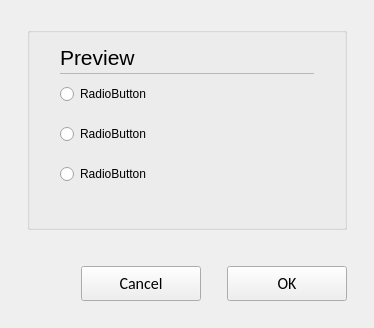
<?xml version="1.0" encoding="UTF-8"?>
<ui version="4.0">
 <class>C_SdNdeDbAdd</class>
 <widget class="QWidget" name="C_SdNdeDbAdd">
  <property name="geometry">
   <rect>
    <x>0</x>
    <y>0</y>
    <width>374</width>
    <height>328</height>
   </rect>
  </property>
  <property name="windowTitle">
   <string>Form</string>
  </property>
  <layout class="QVBoxLayout" name="verticalLayout">
   <property name="leftMargin">
    <number>27</number>
   </property>
   <property name="topMargin">
    <number>27</number>
   </property>
   <property name="rightMargin">
    <number>27</number>
   </property>
   <property name="bottomMargin">
    <number>0</number>
   </property>
   <item>
    <widget class="stw_opensyde_gui_elements::C_OgeGbx" name="pc_GroupBoxGeneral_3">
     <property name="title">
      <string/>
     </property>
     <layout class="QVBoxLayout" name="verticalLayout_4" stretch="0,0,0,0,0,1">
      <property name="spacing">
       <number>0</number>
      </property>
      <property name="leftMargin">
       <number>30</number>
      </property>
      <property name="rightMargin">
       <number>30</number>
      </property>
      <property name="bottomMargin">
       <number>13</number>
      </property>
      <item>
       <layout class="QHBoxLayout" name="horizontalLayout_5" stretch="0,1">
        <property name="spacing">
         <number>6</number>
        </property>
        <item>
         <widget class="stw_opensyde_gui_elements::C_OgeLabHeadingGroupBold" name="pc_LabelHeading">
          <property name="minimumSize">
           <size>
            <width>0</width>
            <height>30</height>
           </size>
          </property>
          <property name="maximumSize">
           <size>
            <width>16777215</width>
            <height>30</height>
           </size>
          </property>
          <property name="font">
           <font>
            <family>Segoe UI</family>
            <pointsize>16</pointsize>
           </font>
          </property>
          <property name="text">
           <string>Preview</string>
          </property>
         </widget>
        </item>
        <item>
         <spacer name="horizontalSpacer_7">
          <property name="orientation">
           <enum>Qt::Horizontal</enum>
          </property>
          <property name="sizeHint" stdset="0">
           <size>
            <width>40</width>
            <height>1</height>
           </size>
          </property>
         </spacer>
        </item>
       </layout>
      </item>
      <item>
       <layout class="QHBoxLayout" name="horizontalLayout_18" stretch="0">
        <property name="spacing">
         <number>0</number>
        </property>
        <property name="topMargin">
         <number>1</number>
        </property>
        <property name="rightMargin">
         <number>0</number>
        </property>
        <property name="bottomMargin">
         <number>0</number>
        </property>
        <item>
         <widget class="stw_opensyde_gui_elements::C_OgeFrameSeparator" name="pc_Frame">
          <property name="minimumSize">
           <size>
            <width>0</width>
            <height>1</height>
           </size>
          </property>
          <property name="maximumSize">
           <size>
            <width>16777215</width>
            <height>1</height>
           </size>
          </property>
          <property name="frameShape">
           <enum>QFrame::StyledPanel</enum>
          </property>
          <property name="frameShadow">
           <enum>QFrame::Raised</enum>
          </property>
         </widget>
        </item>
       </layout>
      </item>
      <item>
       <layout class="QHBoxLayout" name="horizontalLayout_2">
        <item>
         <widget class="stw_opensyde_gui_elements::C_OgeRabProperties" name="pc_RadioButtonProgramming_TSP">
          <property name="text">
           <string>RadioButton</string>
          </property>
         </widget>
        </item>
        <item>
         <spacer name="horizontalSpacer_2">
          <property name="orientation">
           <enum>Qt::Horizontal</enum>
          </property>
          <property name="sizeHint" stdset="0">
           <size>
            <width>40</width>
            <height>40</height>
           </size>
          </property>
         </spacer>
        </item>
       </layout>
      </item>
      <item>
       <layout class="QHBoxLayout" name="horizontalLayout_3">
        <item>
         <widget class="stw_opensyde_gui_elements::C_OgeRabProperties" name="pc_RadioButtonProgramming_Manual">
          <property name="text">
           <string>RadioButton</string>
          </property>
         </widget>
        </item>
        <item>
         <spacer name="horizontalSpacer_3">
          <property name="orientation">
           <enum>Qt::Horizontal</enum>
          </property>
          <property name="sizeHint" stdset="0">
           <size>
            <width>40</width>
            <height>40</height>
           </size>
          </property>
         </spacer>
        </item>
       </layout>
      </item>
      <item>
       <layout class="QHBoxLayout" name="horizontalLayout_4">
        <item>
         <widget class="stw_opensyde_gui_elements::C_OgeRabProperties" name="pc_RadioButtonBinary">
          <property name="text">
           <string>RadioButton</string>
          </property>
         </widget>
        </item>
        <item>
         <spacer name="horizontalSpacer_5">
          <property name="orientation">
           <enum>Qt::Horizontal</enum>
          </property>
          <property name="sizeHint" stdset="0">
           <size>
            <width>40</width>
            <height>40</height>
           </size>
          </property>
         </spacer>
        </item>
       </layout>
      </item>
      <item>
       <spacer name="verticalSpacer_10">
        <property name="orientation">
         <enum>Qt::Vertical</enum>
        </property>
        <property name="sizeHint" stdset="0">
         <size>
          <width>20</width>
          <height>40</height>
         </size>
        </property>
       </spacer>
      </item>
     </layout>
    </widget>
   </item>
   <item>
    <spacer name="pc_VerticalSpacerButtonsObove">
     <property name="orientation">
      <enum>Qt::Vertical</enum>
     </property>
     <property name="sizeType">
      <enum>QSizePolicy::Fixed</enum>
     </property>
     <property name="sizeHint" stdset="0">
      <size>
       <width>20</width>
       <height>30</height>
      </size>
     </property>
    </spacer>
   </item>
   <item>
    <layout class="QHBoxLayout" name="horizontalLayout_22">
     <property name="rightMargin">
      <number>0</number>
     </property>
     <item>
      <spacer name="horizontalSpacer_9">
       <property name="orientation">
        <enum>Qt::Horizontal</enum>
       </property>
       <property name="sizeHint" stdset="0">
        <size>
         <width>40</width>
         <height>20</height>
        </size>
       </property>
      </spacer>
     </item>
     <item>
      <widget class="stw_opensyde_gui_elements::C_OgePubCancel" name="pc_BushButtonCancel">
       <property name="minimumSize">
        <size>
         <width>120</width>
         <height>35</height>
        </size>
       </property>
       <property name="maximumSize">
        <size>
         <width>120</width>
         <height>35</height>
        </size>
       </property>
       <property name="font">
        <font>
         <family>Calibri</family>
         <pointsize>12</pointsize>
        </font>
       </property>
       <property name="text">
        <string>Cancel</string>
       </property>
      </widget>
     </item>
     <item>
      <spacer name="horizontalSpacer_4">
       <property name="orientation">
        <enum>Qt::Horizontal</enum>
       </property>
       <property name="sizeType">
        <enum>QSizePolicy::Fixed</enum>
       </property>
       <property name="sizeHint" stdset="0">
        <size>
         <width>20</width>
         <height>20</height>
        </size>
       </property>
      </spacer>
     </item>
     <item>
      <widget class="stw_opensyde_gui_elements::C_OgePubDialog" name="pc_BushButtonOk">
       <property name="minimumSize">
        <size>
         <width>120</width>
         <height>35</height>
        </size>
       </property>
       <property name="maximumSize">
        <size>
         <width>120</width>
         <height>35</height>
        </size>
       </property>
       <property name="font">
        <font>
         <family>Calibri</family>
         <pointsize>12</pointsize>
        </font>
       </property>
       <property name="text">
        <string>OK</string>
       </property>
      </widget>
     </item>
    </layout>
   </item>
   <item>
    <spacer name="verticalSpacer_7">
     <property name="orientation">
      <enum>Qt::Vertical</enum>
     </property>
     <property name="sizeType">
      <enum>QSizePolicy::Fixed</enum>
     </property>
     <property name="sizeHint" stdset="0">
      <size>
       <width>20</width>
       <height>27</height>
      </size>
     </property>
    </spacer>
   </item>
  </layout>
 </widget>
 <customwidgets>
  <customwidget>
   <class>stw_opensyde_gui_elements::C_OgeLabHeadingGroupBold</class>
   <extends>QLabel</extends>
   <header>C_OgeLabHeadingGroupBold.h</header>
  </customwidget>
  <customwidget>
   <class>stw_opensyde_gui_elements::C_OgeFrameSeparator</class>
   <extends>QFrame</extends>
   <header>C_OgeFrameSeparator.h</header>
   <container>1</container>
  </customwidget>
  <customwidget>
   <class>stw_opensyde_gui_elements::C_OgePubDialog</class>
   <extends>QPushButton</extends>
   <header>C_OgePubDialog.h</header>
  </customwidget>
  <customwidget>
   <class>stw_opensyde_gui_elements::C_OgeGbx</class>
   <extends>QGroupBox</extends>
   <header>C_OgeGbx.h</header>
   <container>1</container>
  </customwidget>
  <customwidget>
   <class>stw_opensyde_gui_elements::C_OgePubCancel</class>
   <extends>QPushButton</extends>
   <header>C_OgePubCancel.h</header>
  </customwidget>
  <customwidget>
   <class>stw_opensyde_gui_elements::C_OgeRabProperties</class>
   <extends>QRadioButton</extends>
   <header>C_OgeRabProperties.h</header>
  </customwidget>
 </customwidgets>
 <resources/>
 <connections/>
</ui>
